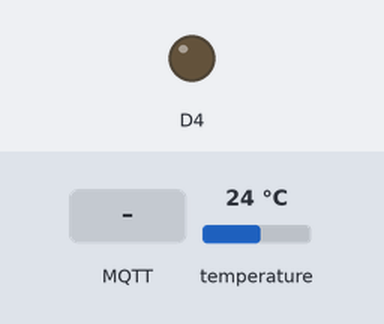
A program run on a simulated ESP8266 (Wemos D1 mini). Shown: output pins drawn as LEDs (lit = HIGH). The test bench sets the inputs (shaded band); at power-on: temperature 24 °C. WiFi joins after 1.5 s; servers stay silent unless stated; no MQTT or app messages arrive unless stated; not simulated (calls return 0 or success): wifi_secrets.h; what the program prints to the serial monitor is not drawn.

Above: at 2.7 s.
2.8 s: MQTT message "0" arrives on the third subscribed topic
At 3.5 s:
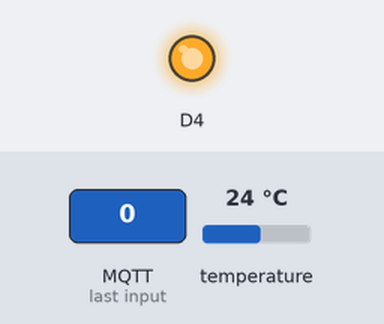
4.3 s: MQTT message "1" arrives on the third subscribed topic
At 4.6 s:
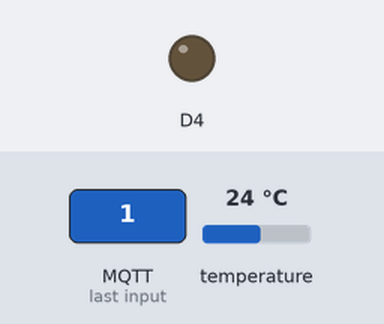
Timing chart, 0 to 7.3 s (numbered marks = the images above; inputs shaded):
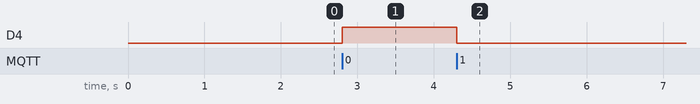

The program:

main.cpp
```cpp
// @author PoofyPloop

#include <Arduino.h>
#include <OneWire.h>
#include <DallasTemperature.h>
#include <PubSubClient.h>
#include <ESP8266WiFi.h>
#include <Wire.h>
#include <SPI.h>
#include <Ethernet.h>

#include "wifi_secrets.h"

char ssid[] = SECRET_SSID;                    // Change to your network SSID (name).
char pass[] = SECRET_PASS;                    // Change to your network password.

const char* mqttServer  = "test.mosquitto.org";
const uint16_t mqttPort = 1883;

// LED states
byte LEDState = HIGH;
int CurrentState;
int PreviousState;

// WiFi client
WiFiClient client;                                 // Initialize the Wi-Fi client library. Uncomment for nonsecure connection.

// MQTT publish/subscribe client
PubSubClient mqttClient( client );

// Pin that the  DS18B20 is connected to
const int oneWireBus = D3;

// Setup a oneWire instance to communicate with any OneWire devices
OneWire oneWire(oneWireBus);

// Pass our oneWire reference to Dallas Temperature sensor
DallasTemperature DS18B20(&oneWire);

// Sensor address variable
DeviceAddress sensorAddress;

void callback(char* topic, byte* payload, unsigned int length) {
  Serial.print("Message arrived [");
  Serial.print(topic);
  Serial.print("] ");
  for (int i=0;i<length;i++) {
    Serial.print((char)payload[i]);
  }
  Serial.println();

  // topic string
  String powerTopic = topic;

  // if the value of the topic string matches, it switches led state
  if (powerTopic == "MohawkCollege/AC/000777218/power") {
    if (payload[0] == 48) {
      LEDState = LOW;
    } else {
      LEDState = HIGH;
    }
  }
}

void reconnect() {
  // Loop until we're reconnected
  while (!mqttClient.connected()) {
    Serial.print("Attempting MQTT connection...");
    // Attempt to connect
    if (mqttClient.connect("", "", "")) {
      Serial.println("connected");
      DS18B20.requestTemperatures();

      // temperature variable
      float ftemp;
      ftemp = DS18B20.getTempCByIndex(0);

      // temperature buffer
      char buffer[64];
      sprintf(buffer, "%f", ftemp);

      // time formatting
      unsigned long time = millis();
      unsigned long seconds = time / 1000, minutes = seconds / 60, hours = minutes / 60;
      time %= 1000;
      hours %= 24;
      minutes %= 60;
      seconds %= 60;

      // Time formatting buffer
      char timeBuffer[15];
      sprintf(timeBuffer, "%02d:%02d:%02d", hours, minutes, seconds);

      // Once connected, publish an announcement...
      mqttClient.publish("MohawkCollege/AC/000777218/CurrentTemperature", buffer);
      mqttClient.publish("MohawkCollege/AC/000777218/TimeSinceStarted", timeBuffer);
      // ... and resubscribe
      mqttClient.subscribe("MohawkCollege/AC/000798465/CurrentTemperature");
      mqttClient.subscribe("MohawkCollege/AC/000798465/TimeSinceStarted");
      mqttClient.subscribe("MohawkCollege/AC/000777218/power");

    } else {
      Serial.print("failed, rc=");
      Serial.print(mqttClient.state());
      Serial.println(" try again in 5 seconds");
      // Wait 5 seconds before retrying
      delay(5000);
    }
  }
}

void setup() {
  Serial.println("\n\nMQTTControl");

  // configure the USB serial monitor
  Serial.begin(115200);

  // Start the DS18B20 sensor
  DS18B20.begin();

  // LED pinmode
  pinMode(D4, OUTPUT);

  Serial.println("\nTemperature Application");

  // condition that indicated whether the sensor is disconnected or not. if connected, returns sensor address
  if (!DS18B20.getAddress(sensorAddress, 0))
  {
    Serial.println("No DS18B20 temperature sensores are installed");
  }
  else {
    Serial.print("Found DS18B20 sensor with address: ");
    for (uint8_t i = 0; i < 8 ; i++) {
      if (sensorAddress[i] < 16) {}
        Serial.print(sensorAddress[i], HEX);
    }
    Serial.println();
  }

  // Setting up server and callback
  mqttClient.setServer(mqttServer, mqttPort);
  mqttClient.setCallback(callback);

  // connect to WiFi
  Serial.printf("\nConnecting to %s ", ssid);
  WiFi.begin(ssid, pass);
  while (WiFi.status() != WL_CONNECTED)
  {
    delay(500);
    Serial.print(".");
  }
  Serial.println(" connected");
}

void loop() {
  // Writing on LED
  digitalWrite(D4, !LEDState);

  // loops the reconnect funciton if couldn't connect to client
  if (!mqttClient.connected()) {
    reconnect();
  }
  // loops on client
  mqttClient.loop();
}
```

Measured:
- after the input at 2.8 s, D4: LOW → HIGH at once
- after the input at 4.3 s, D4: HIGH → LOW at once
